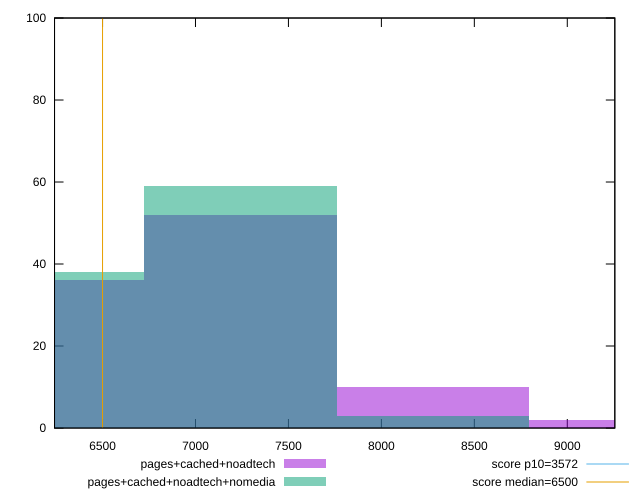

The script that saved this image:
reset

$pagesCachedNoadtech <<EOF
8277.139207186128 10
7242.4968062878625 52
6207.854405389597 36
9311.781608084395 2
EOF

$pagesCachedNoadtechNomedia <<EOF
7242.4968062878625 59
6207.854405389597 38
8277.139207186128 3
EOF

set key outside below
set boxwidth 1034.642400898266
set xrange [6241.761:9255.747999999998]
set yrange [0:100]
set trange [0:100]
set style fill transparent solid 0.5 noborder

set parametric
set terminal svg size 640, 500 enhanced background rgb 'white'
set output "report_00015_2021-02-09T16-11-33.973Z/first-cpu-idle/comparison/histogram/2_vs_3.svg"

plot $pagesCachedNoadtech title "pages+cached+noadtech" with boxes, \
     $pagesCachedNoadtechNomedia title "pages+cached+noadtech+nomedia" with boxes, \
     3572,t title "score p10=3572", \
     6500,t title "score median=6500"

reset
